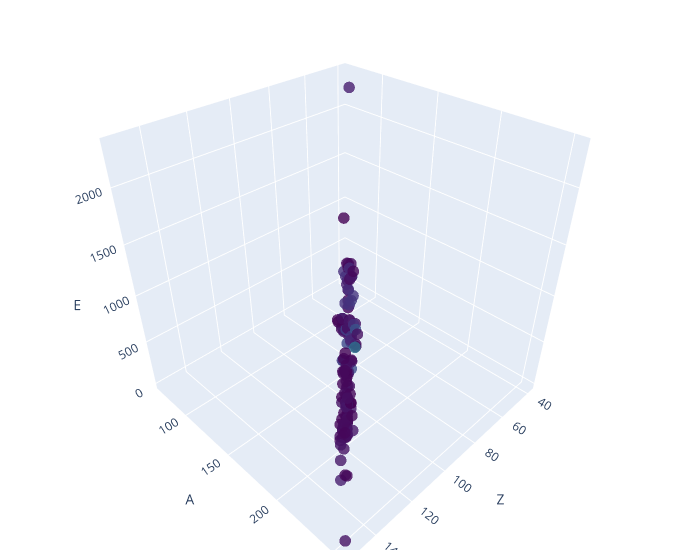

The code cell stored with this chart in its notebook:
### Code cell
fig = go.Figure(data=go.Scatter3d(
    x=dfmsec['N'], 
    y=dfmsec['A'], 
    z=dfmsec['E'],
    mode='markers',
    marker=dict(
        size=4,   # adjust the size of the scatter points
        color=df['E'],  # use the z values for color scale
        colorscale='Viridis',  # choose a colorscale
        opacity=0.8   # transparency of the points
    )))

fig.update_layout(scene=dict(xaxis_title='Z',
                             yaxis_title='A',
                             zaxis_title='E'),
                  width=700,
                  margin=dict(r=20, b=10, l=10, t=10))

fig.show()

### Figure 1 — Plotly figure (JSON) as saved in the notebook; plotly's stock layout.template omitted (floating-point values rounded to 4 significant figures; data arrays with more than 128 entries replaced by an {"elided": "..."} marker saying what was removed)
{"data": [{"marker": {"color": {"elided": "2825 float values"}, "colorscale": [[0, "#440154"], [0.1111, "#482878"], [0.2222, "#3e4989"], [0.3333, "#31688e"], [0.4444, "#26828e"], [0.5556, "#1f9e89"], [0.6667, "#35b779"], [0.7778, "#6ece58"], [0.8889, "#b5de2b"], [1, "#fde725"]], "opacity": 0.8, "size": 4}, "mode": "markers", "type": "scatter3d", "x": {"elided": "133 int values"}, "y": {"elided": "133 int values"}, "z": {"elided": "133 float values"}}], "layout": {"margin": {"b": 10, "l": 10, "r": 20, "t": 10}, "scene": {"xaxis": {"title": {"text": "Z"}}, "yaxis": {"title": {"text": "A"}}, "zaxis": {"title": {"text": "E"}}}, "width": 700}}
